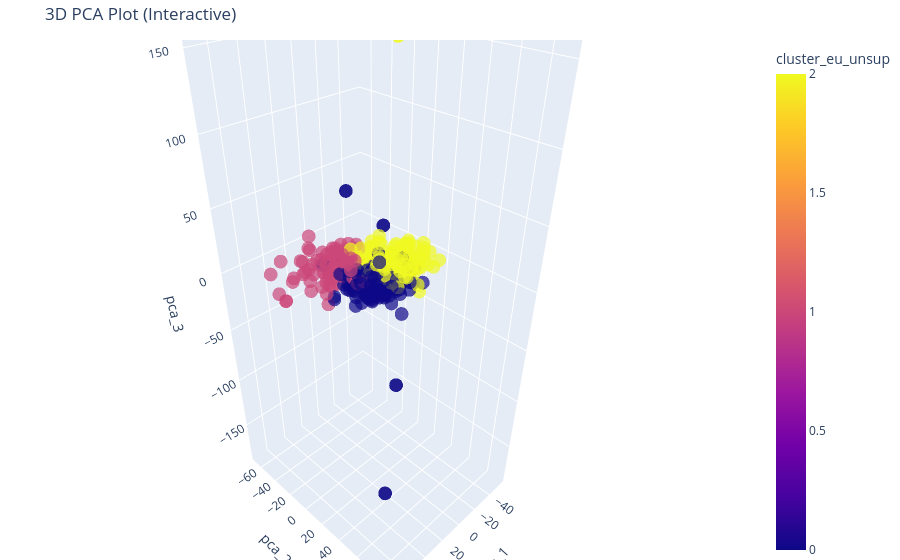

Here is the notebook cell this chart was saved with:
### Code cell
import plotly.express as px

fig = px.scatter_3d(
    df_analysis, 
    x='pca_1', y='pca_2', 
    z='pca_3',
    color='cluster_eu_unsup',
    title='3D PCA Plot (Interactive)',
    opacity=0.7,
    size_max=5
)

# Update layout for a cleaner look
fig.update_layout(margin=dict(l=0, r=0, b=0, t=40))
fig.show()

### Figure 1 — Plotly figure (JSON) as saved in the notebook; plotly's stock layout.template omitted (floating-point values rounded to 4 significant figures; data arrays with more than 128 entries replaced by an {"elided": "..."} marker saying what was removed)
{"data": [{"hovertemplate": "pca_1=%{x}<br>pca_2=%{y}<br>pca_3=%{z}<br>cluster_eu_unsup=%{marker.color}<extra></extra>", "legendgroup": "", "marker": {"color": {"elided": "443 int values"}, "coloraxis": "coloraxis", "opacity": 0.7, "symbol": "circle"}, "mode": "markers", "name": "", "scene": "scene", "showlegend": false, "type": "scatter3d", "x": {"elided": "443 float values"}, "y": {"elided": "443 float values"}, "z": {"elided": "443 float values"}}], "layout": {"coloraxis": {"colorbar": {"title": {"text": "cluster_eu_unsup"}}, "colorscale": [[0, "#0d0887"], [0.1111, "#46039f"], [0.2222, "#7201a8"], [0.3333, "#9c179e"], [0.4444, "#bd3786"], [0.5556, "#d8576b"], [0.6667, "#ed7953"], [0.7778, "#fb9f3a"], [0.8889, "#fdca26"], [1, "#f0f921"]]}, "legend": {"tracegroupgap": 0}, "margin": {"b": 0, "l": 0, "r": 0, "t": 40}, "scene": {"domain": {"x": [0, 1], "y": [0, 1]}, "xaxis": {"title": {"text": "pca_1"}}, "yaxis": {"title": {"text": "pca_2"}}, "zaxis": {"title": {"text": "pca_3"}}}, "title": {"text": "3D PCA Plot (Interactive)"}}}
